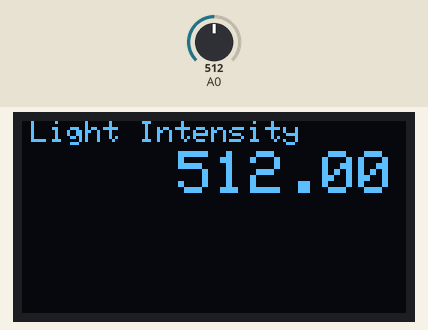
This sketch was run on a simulated ESP8266 (NodeMCU). Parts: 128×64 one-colour display. Inputs (shaded band) come from the test bench; at power-on: A0 = 512. The display library's start-up logo is not drawn; what the sketch prints to the serial monitor is not drawn.

Above: at 3.2 s.
3.3 s: A0 set to 410
At 4.5 s:
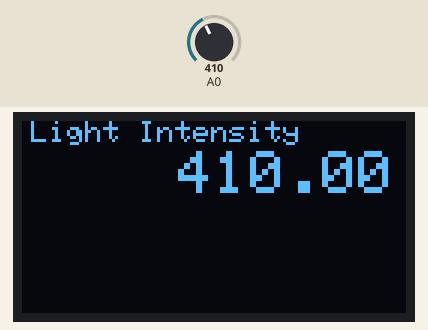
4.8 s: A0 set to 429
At 6.1 s:
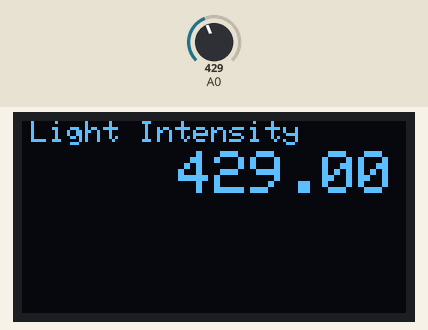
6.4 s: A0 set to 511
At 7.6 s:
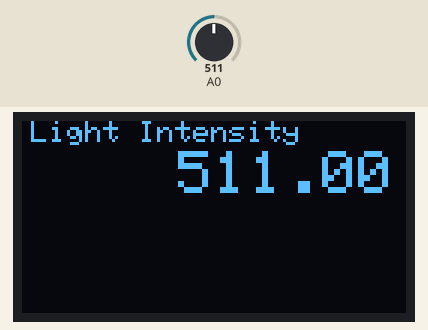
Timing chart, 0 to 9.4 s (numbered marks = the images above; inputs shaded):
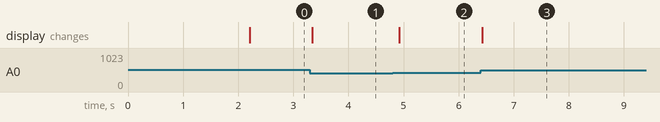

Measured:
- after the input at 3.3 s, the display: changes at once (image 1)
- after the input at 4.8 s, the display: changes after 0.12 s (image 2)
- after the input at 6.4 s, the display: changes at once (image 3)

The sketch:

OLED_LDR_Test2.ino.ino
```cpp
#include "Wire.h"
#include "Adafruit_GFX.h"
#include "Adafruit_SSD1306.h"
#include "ESP8266WiFi.h"
//#include "SSD1306.h"

#define OLED_RESET LED_BUILTIN //4
Adafruit_SSD1306 display(OLED_RESET);
//SSD1306  display(0x3c, 4, 5);

void setup() {
  Serial.begin(9600);
  Serial.println("LDR test!");
    Serial.println("OLED test!");
    pinMode(16,OUTPUT);
     pinMode(16,LOW);

  // Initialize display
  display.begin();


  // set display
  display.begin(SSD1306_SWITCHCAPVCC, 0x3c);
  display.display();
  delay(2000);
  display.clearDisplay();

}

void showTemp(float temp) {
  display.setTextSize(1);
  display.setCursor(3,0);
  display.println("Light Intensity");
  display.setTextSize(2);
  display.setTextColor(WHITE);
  display.setCursor(52,10);
  display.print(temp);
  display.println(" ");
  display.display();
  display.clearDisplay();}
void loop() {

  delay(100);   // Wait a few seconds between measurements.
  float t = analogRead(A0);   // Read temperature as Celsius

  if ( isnan(t)) {
    Serial.println("Failed to read from LDR sensor!");
    return;
  }

  Serial.print("Light: ");    // show in serial monitor
  Serial.print(t);
  Serial.print(" * \n");
  showTemp(t);   // show temp
  if ( t<420)
  {
    pinMode(16,HIGH);
     Serial.print("LED Blink \t");
    delay(200);
    pinMode(16,LOW);
    delay(200);}
}
```
